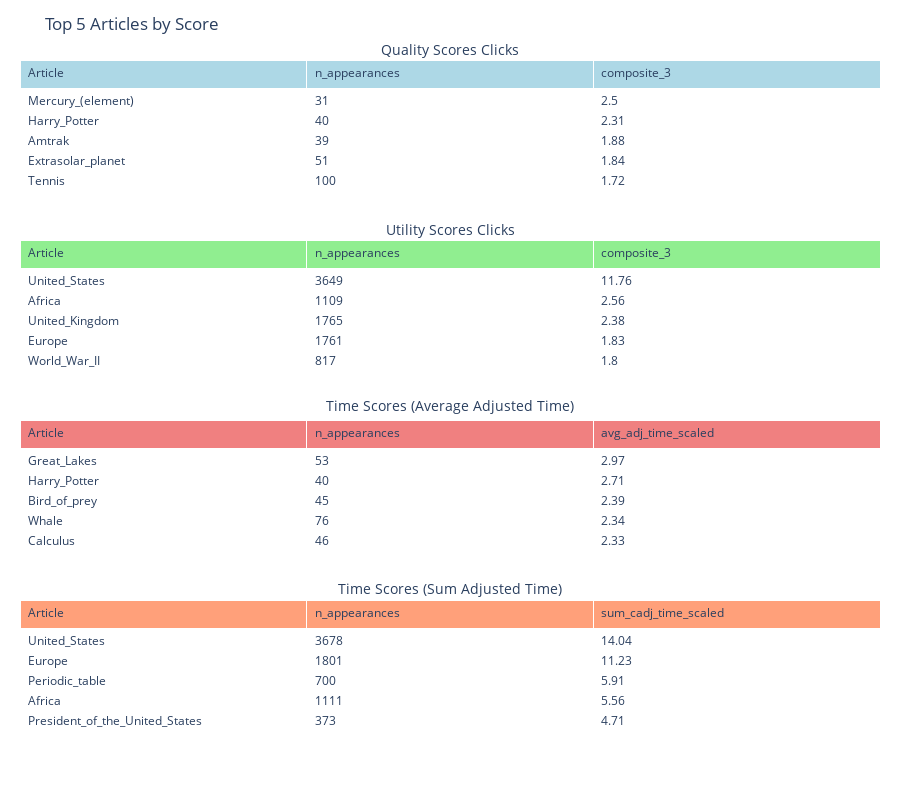

Source (notebook cell):
### Markdown cell above
**Comment**

Overall, this looks quite similar to the comparison prio to the composition of the scores.

### Code cell
create_vertical_table_layout(quality_scores_clicks, utility_scores_clicks, time_scores, title="Top 5 Articles by Score")

### Figure 1 — Plotly figure (JSON) as saved in the notebook; plotly's stock layout.template omitted (floating-point values rounded to 4 significant figures)
{"data": [{"cells": {"align": "left", "fill": {"color": "white"}, "values": [["Mercury_(element)", "Harry_Potter", "Amtrak", "Extrasolar_planet", "Tennis"], [31, 40, 39, 51, 100], [2.5, 2.31, 1.88, 1.84, 1.72]]}, "domain": {"x": [0, 1], "y": [0.75, 1]}, "header": {"align": "left", "fill": {"color": "lightblue"}, "values": ["Article", "n_appearances", "composite_3"]}, "name": "Quality Scores Clicks", "type": "table"}, {"cells": {"align": "left", "fill": {"color": "white"}, "values": [["United_States", "Africa", "United_Kingdom", "Europe", "World_War_II"], [3649, 1109, 1765, 1761, 817], [11.76, 2.56, 2.38, 1.83, 1.8]]}, "domain": {"x": [0, 1], "y": [0.5, 0.75]}, "header": {"align": "left", "fill": {"color": "lightgreen"}, "values": ["Article", "n_appearances", "composite_3"]}, "name": "Utility Scores Clicks", "type": "table"}, {"cells": {"align": "left", "fill": {"color": "white"}, "values": [["Great_Lakes", "Harry_Potter", "Bird_of_prey", "Whale", "Calculus"], [53, 40, 45, 76, 46], [2.97, 2.71, 2.39, 2.34, 2.33]]}, "domain": {"x": [0, 1], "y": [0.25, 0.5]}, "header": {"align": "left", "fill": {"color": "lightcoral"}, "values": ["Article", "n_appearances", "avg_adj_time_scaled"]}, "name": "Average Adjusted Time Scores", "type": "table"}, {"cells": {"align": "left", "fill": {"color": "white"}, "values": [["United_States", "Europe", "Periodic_table", "Africa", "President_of_the_United_States"], [3678, 1801, 700, 1111, 373], [14.04, 11.23, 5.91, 5.56, 4.71]]}, "domain": {"x": [0, 1], "y": [0, 0.25]}, "header": {"align": "left", "fill": {"color": "lightsalmon"}, "values": ["Article", "n_appearances", "sum_cadj_time_scaled"]}, "name": "Sum of Centered Adjusted Time Scores", "type": "table"}], "layout": {"annotations": [{"font": {"size": 14}, "showarrow": false, "text": "Quality Scores Clicks", "x": 0.5, "y": 1.03}, {"font": {"size": 14}, "showarrow": false, "text": "Utility Scores Clicks", "x": 0.5, "y": 0.78}, {"font": {"size": 14}, "showarrow": false, "text": "Time Scores (Average Adjusted Time)", "x": 0.5, "y": 0.52}, {"font": {"size": 14}, "showarrow": false, "text": "Time Scores (Sum Adjusted Time)", "x": 0.5, "y": 0.25}], "height": 800, "margin": {"b": 20, "l": 20, "r": 20, "t": 60}, "title": {"text": "Top 5 Articles by Score"}}}
